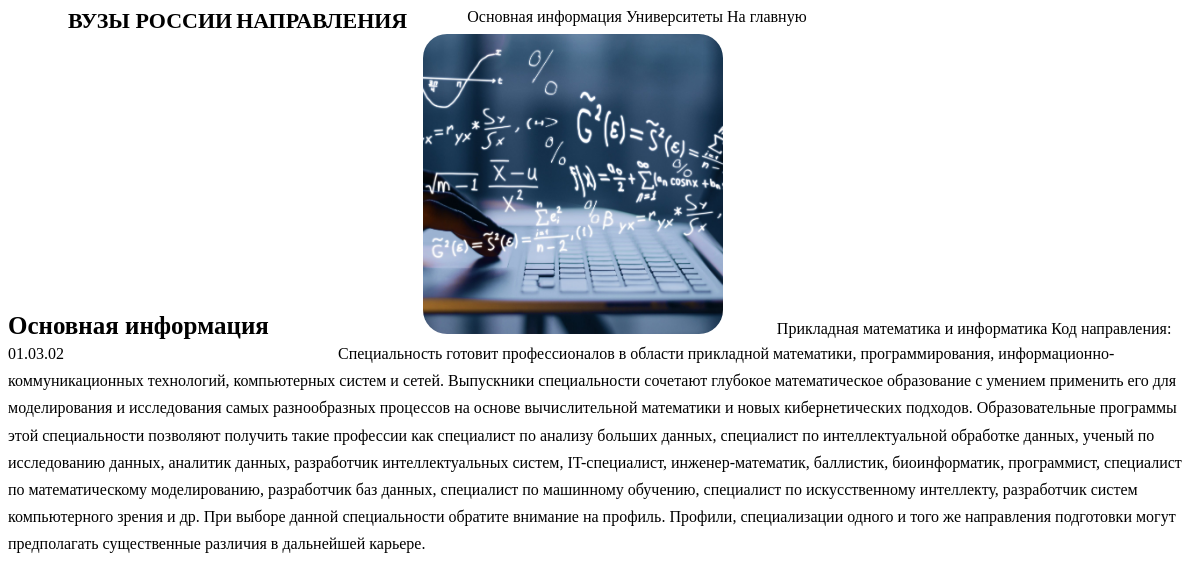
The page /specialties/2 on the database its author committed.
### data/specialties.py (models this page shows)
class Specialties(SqlAlchemyBase, SerializerMixin):
    __tablename__ = 'specialties'
    id = sqlalchemy.Column(sqlalchemy.Integer, unique=True,
                           primary_key=True, autoincrement=True)
    name = sqlalchemy.Column(sqlalchemy.Text, nullable=False)
    description = sqlalchemy.Column(sqlalchemy.Text, nullable=False)
    image = sqlalchemy.Column(sqlalchemy.Text, nullable=False)
    code = sqlalchemy.Column(sqlalchemy.VARCHAR, nullable=False)
    universities = orm.relation("Universities_Specialties", back_populates='specialties')

### main.py (the view)
@app.route("/specialties/<int:specialty_id>")
def specialty(specialty_id):
    abort_if_specialty_not_found(specialty_id)
    db_sess = db_session.create_session()
    specialty_data = db_sess.query(Specialties).get(specialty_id)
    return render_template('specialty.html', specialty=specialty_data)

### data/db_session.py (called while the page is built)
def create_session() -> Session:
    global __factory
    return __factory()

### main.py (called while the page is built)
def abort_if_specialty_not_found(specialty_id):
    abort_session = db_session.create_session()
    specialty_data = abort_session.query(Specialties).get(specialty_id)
    if not specialty_data:
        abort(404, message=f"Specialty {specialty_id} not found")

### templates/specialty.html (shortened to what this page needs)
<!DOCTYPE html>
<html lang="ru">
<head>
    <link rel="stylesheet" href="{{ url_for('static', filename='css/variables.css') }}"/>
    <link rel="stylesheet" href="{{ url_for('static', filename='css/dark_style.css') }}"/>
    <link rel="stylesheet" href="{{ url_for('static', filename='css/cards_style.css') }}"/>
    <link rel="stylesheet" href="{{ url_for('static', filename='css/header_style.css') }}"/>
    <link rel="stylesheet" href="https://cdn.jsdelivr.net/npm/@ionic/core/css/ionic.bundle.css"/>
    <link rel="stylesheet" href="{{ url_for('static', filename='css/university_specialty_style.css') }}"/>
</head>
<body>
    <ion-app mode="md">
        <ion-header>
            <ion-toolbar style="padding-top: 0;" class="header-toolbar">
                <ion-row class="ion-align-items-center toolbar">
                    <ion-col class="menu-col">
                        <ion-button color="medium" fill="clear" class="menu-item" href="/">ВУЗЫ РОССИИ</ion-button>
                        <ion-button fill="clear" class="menu-item" href="/specialties">НАПРАВЛЕНИЯ</ion-button>
                        <div class="burger">
                        </div>
                    </ion-col>
                </ion-row>
            </ion-toolbar>
        </ion-header>
        <ion-content>
            <ion-menu side="start" content-id="main-content" class="menu">
                <ion-content>
                  <ion-list class="menu-content">
                    <ion-item id="menu-item" name="info" class="ion-activatable">
                        <ion-label>Основная информация</ion-label>
                    </ion-item>
                    <ion-item id="menu-item" name="universities" class="ion-activatable">
                        <ion-label>Университеты</ion-label>
                    </ion-item>
                    <ion-item id="menu-item" name="back" class="ion-activatable">
                        <ion-label>На главную</ion-label>
                    </ion-item>
                  </ion-list>
                </ion-content>
            </ion-menu>
            <div id="info">
                <ion-title color="primary" class="subtitle bold">Основная информация</ion-title>
                <ion-card class="specialty-card main-info-card">
                    <ion-row>
                        <ion-col class="specialty-image-col specialty-image-col">
                            <img class="specialty-image" src="{{ url_for('static', filename='images/specialties/' + specialty.image) }}" alt=""/>
                        </ion-col>
                        <ion-col class="specialty-col" id="content">
                            <ion-card-header class="specialty-header">
                                <ion-card-title>{{ specialty.name }}</ion-card-title>
                                <ion-card-subtitle>Код направления: {{ specialty.code }}</ion-card-subtitle>
                            </ion-card-header>
                        </ion-col>
                    </ion-row>
                </ion-card>
                <ion-card class="specialty-card specialty-description-card main-description-card">
                    <ion-row>
                        <ion-col class="specialty-col specialty-desc-col" id="content">
                            <ion-card-content class="specialty-desc content-lg">{{ specialty.description }}</ion-card-content>
                        </ion-col>
                    </ion-row>
                </ion-card>
            </div>
        </ion-content>
    </ion-app>
</body>
</html>

### static/css/variables.css (style rules this page uses)
:root { --ion-color-primary: #000AFF; --ion-color-primary-rgb: 56, 128, 255; --ion-color-primary-contrast: #ffffff; --ion-color-primary-contrast-rgb: 255, 255, 255; --ion-color-primary-shade: #3171e0; --ion-color-primary-tint: #4c8dff; --ion-color-secondary: #3dc2ff; --ion-color-secondary-rgb: 61, 194, 255; --ion-color-secondary-contrast: #ffffff; --ion-color-secondary-contrast-rgb: 255, 255, 255; --ion-color-secondary-shade: #36abe0; --ion-color-secondary-tint: #50c8ff; --ion-color-tertiary: #5260ff; --ion-color-tertiary-rgb: 82, 96, 255; --ion-color-tertiary-contrast: #ffffff; --ion-color-tertiary-contrast-rgb: 255, 255, 255; --ion-color-tertiary-shade: #4854e0; --ion-color-tertiary-tint: #6370ff; --ion-color-success: #2dd36f; --ion-color-success-rgb: 45, 211, 111; --ion-color-success-contrast: #ffffff; --ion-color-success-contrast-rgb: 255, 255, 255; --ion-color-success-shade: #28ba62; --ion-color-success-tint: #42d77d; --ion-color-warning: #ffc409; --ion-color-warning-rgb: 255, 196, 9; --ion-color-warning-contrast: #000000; --ion-color-warning-contrast-rgb: 0, 0, 0; --ion-color-warning-shade: #e0ac08; --ion-color-warning-tint: #ffca22; --ion-color-danger: #eb445a; --ion-color-danger-rgb: 235, 68, 90; --ion-color-danger-contrast: #ffffff; --ion-color-danger-contrast-rgb: 255, 255, 255; --ion-color-danger-shade: #cf3c4f; --ion-color-danger-tint: #ed576b; --ion-color-dark: #222428; --ion-color-dark-rgb: 34, 36, 40; --ion-color-dark-contrast: #ffffff; --ion-color-dark-contrast-rgb: 255, 255, 255; --ion-color-dark-shade: #1e2023; --ion-color-dark-tint: #383a3e; --ion-color-medium: #92949c; --ion-color-medium-rgb: 146, 148, 156; --ion-color-medium-contrast: #ffffff; --ion-color-medium-contrast-rgb: 255, 255, 255; --ion-color-medium-shade: #808289; --ion-color-medium-tint: #9d9fa6; --ion-color-light: #f4f5f8; --ion-color-light-rgb: 244, 245, 248; --ion-color-light-contrast: #000000; --ion-color-light-contrast-rgb: 0, 0, 0; --ion-color-light-shade: #d7d8da; --ion-color-light-tint: #f5f6f9; }

### static/css/dark_style.css (style rules this page uses)
ion-item { --transition: none; }

### static/css/cards_style.css (style rules this page uses)
.subtitle { margin: 40px 40px 0; }
.bold { font-weight: bold; }
.content-lg { padding-bottom: 0; margin-bottom: 13px; }

### static/css/header_style.css (style rules this page uses)
.header-toolbar, .toolbar { height: 100px; }
.menu-col { text-align: center; padding: 0 60px; }
.menu-item { font-size: 22px; font-weight: bold; }

### static/css/university_specialty_style.css (style rules this page uses)
ion-title { text-align: center; font-size: 25px; }
#menu-item { cursor: pointer; }
.menu { position: fixed; }
.menu-content { padding-top: 108px; }
.university-description-card, .specialty-description-card { margin-top: 0 !important; }
.ion-activatable { position: relative; overflow: hidden; }
.burger { width: 48px; height: 48px; position: absolute; left: 0; top: 0; transform: translateY(3px); }
.subtitle { margin: 0 !important; margin-top: 40px !important; }
.bold { font-weight: bold; }
.university-card, .specialty-card { box-shadow: none; margin: 60px 120px 20px; }
.university-col, .university-image-col, .specialty-col, .specialty-image-col { padding: 0; margin: 0 0 0 30px; border-radius: 24px; }
.university-desc-col, .specialty-desc-col { padding-left: 0 !important; }
.university-col, .specialty-col { border: 0; padding-left: 10px; }
.university-image, .specialties-card-image, .specialty-image { height: 300px; width: 300px; object-fit: cover; }
.university-image, .specialty-image { border-radius: 24px; }
.university-image-col, .specialties-card-image-col, .specialty-image-col { height: 300px; width: 300px; flex: 0 0 300px; padding: 0; margin-right: 10px; }
.university-header, .specialties-card-header, .news-card-header, .specialty-header { padding-bottom: 0; }
.university-header, .specialty-header { transform: translateY(50%); height: 50% }
.university-desc, .specialties-card-desc, .news-card-desc, .specialty-desc { line-height: 1.7; margin-top: 8px; }
.university-desc, .specialty-desc { line-height: 1.7; margin-top: 8px; padding-left: 0; text-indent: 30px; text-align: justify; }
.content-lg { padding-bottom: 0; margin-bottom: 13px; }

### rows shown on the page
Specialties: image (picture), name "Прикладная математика и информатика", code "01.03.02", description "Специальность готовит профессионалов в области прикладной математики, программирования, информационно-коммуникационных технологий, компьютерных систем и сетей. Выпускники специальности сочетают глубокое математическое образование с умением применить его для моделирования и исследования самых разнообразных процессов на основе вычислительной математики и новых кибернетических подходов. Образовательные программы этой специальности позволяют получить такие профессии как специалист по анализу больших данных, специалист по интеллектуальной обработке данных, ученый по исследованию данных, аналитик данных, разработчик интеллектуальных систем, IT-специалист, инженер-математик, баллистик,…"
